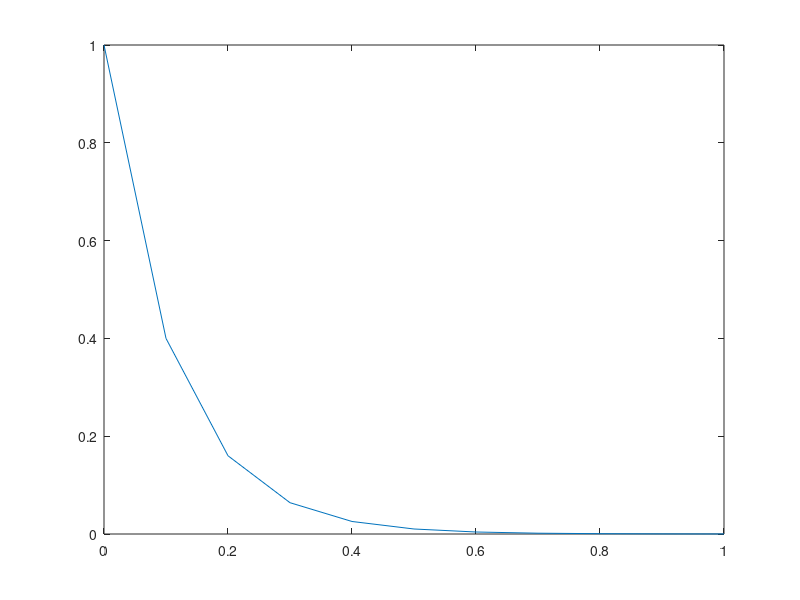

This chart was generated by the following MATLAB code: (Note: this script raises an error after producing the figure.)
h =0.1; %step's size
N =10;%number of steps
y = zeros(N+1, 1);
x = zeros(N+1, 1);
y(1)=1;
for i =1:N
    y(i+1) = y(i)+h*(-6*y(i));
    x(i+1) = i*h;
end
plot(x,y)
h=0.01; %step's size
N=10; %number of steps
y = zeros(N+1,1)
x = zeros(N+1,1) 
y(1) =1;
for i =1:N
   y(i+1) = y(i)+h*(-6*y(n))
   x(i+1) = n*h;
end
plot(x,y)